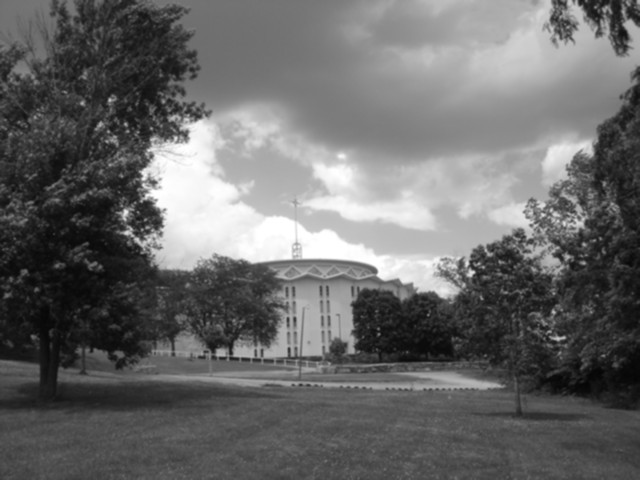
#> input picture Esperimento_1byteprotocollo_IL_10_FL_6/blurred.png, 640 x 480 px, found by its file name; the run also reads 1 picture not shown here
$ python disparity.py
#> lines starting #> are read from the running program, lines starting #| are printed output that depends on the picture
#!/usr/local/bin/python3
from PIL import Image
import numpy as np
import re
import cv2

left = cv2.cvtColor(cv2.imread('D:/blurred.png'), cv2.COLOR_BGR2GRAY)
#> left: shape (480, 640); min 5, max 255, mean 104.7
right = cv2.cvtColor(cv2.imread('D:/blurredres.png'), cv2.COLOR_BGR2GRAY)
#> right: shape (480, 640); min 5, max 255, mean 104.2

stereo_matcher = cv2.StereoSGBM_create(numDisparities = 16, blockSize = 5)
disparity = stereo_matcher.compute(left,right)
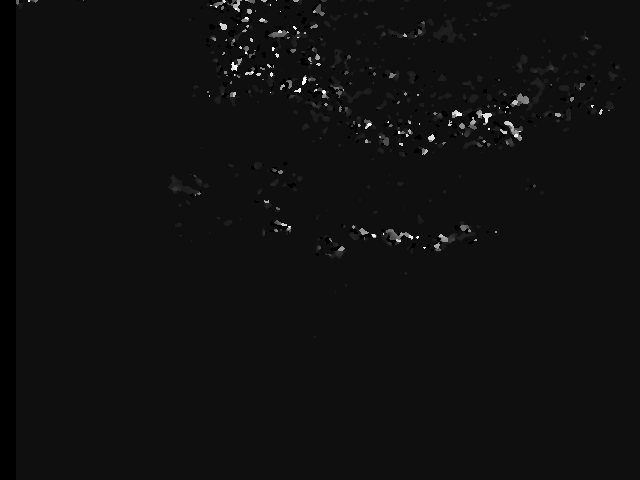
#> disparity: shape (480, 640) int16; min -16, max 240, mean 1; drawn with min black and max white
disparity = (disparity).astype(np.uint8)
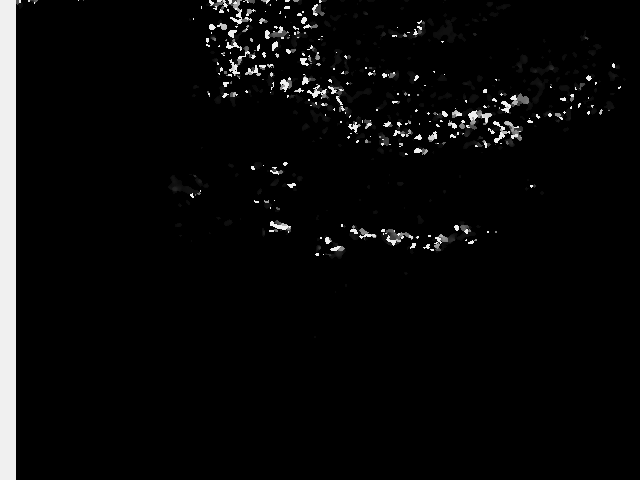
#> disparity: shape (480, 640); min 0, max 240, mean 9.8
disparity = cv2.applyColorMap(disparity, cv2.COLORMAP_JET)
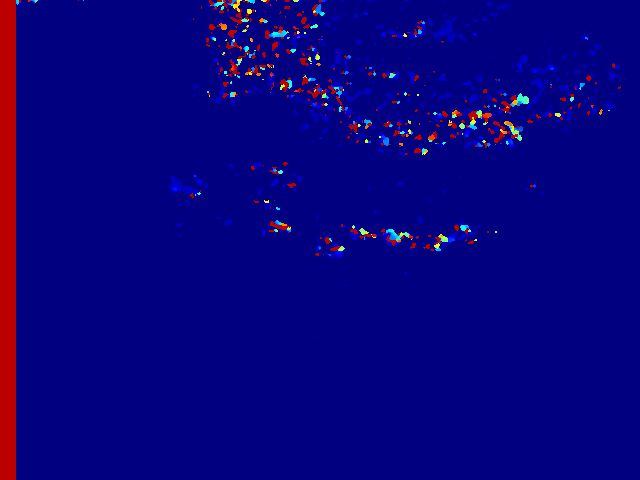
#> disparity: shape (480, 640, 3); mean B, G, R 125.2, 1.7, 7.5

cv2.imwrite('D:/disparity.png',disparity)
